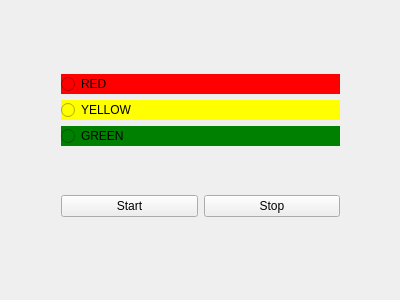
<?xml version="1.0" encoding="UTF-8"?>
<ui version="4.0">
 <class>Widget</class>
 <widget class="QWidget" name="Widget">
  <property name="geometry">
   <rect>
    <x>0</x>
    <y>0</y>
    <width>400</width>
    <height>300</height>
   </rect>
  </property>
  <property name="windowTitle">
   <string>Widget</string>
  </property>
  <widget class="QWidget" name="verticalLayoutWidget_2">
   <property name="geometry">
    <rect>
     <x>50</x>
     <y>20</y>
     <width>301</width>
     <height>251</height>
    </rect>
   </property>
   <layout class="QVBoxLayout" name="verticalLayout_2">
    <item>
     <layout class="QVBoxLayout" name="verticalLayout">
      <item>
       <widget class="QRadioButton" name="redButton">
        <property name="autoFillBackground">
         <bool>true</bool>
        </property>
        <property name="styleSheet">
         <string notr="true">background-color:red</string>
        </property>
        <property name="text">
         <string>RED</string>
        </property>
       </widget>
      </item>
      <item>
       <widget class="QRadioButton" name="yellowButton">
        <property name="autoFillBackground">
         <bool>false</bool>
        </property>
        <property name="styleSheet">
         <string notr="true">background-color:yellow</string>
        </property>
        <property name="text">
         <string>YELLOW</string>
        </property>
       </widget>
      </item>
      <item>
       <widget class="QRadioButton" name="greenButton">
        <property name="autoFillBackground">
         <bool>false</bool>
        </property>
        <property name="styleSheet">
         <string notr="true">background-color:green</string>
        </property>
        <property name="text">
         <string>GREEN</string>
        </property>
       </widget>
      </item>
     </layout>
    </item>
    <item>
     <layout class="QHBoxLayout" name="horizontalLayout">
      <item>
       <widget class="QPushButton" name="startButton">
        <property name="text">
         <string>Start</string>
        </property>
       </widget>
      </item>
      <item>
       <widget class="QPushButton" name="stopButton">
        <property name="text">
         <string>Stop</string>
        </property>
       </widget>
      </item>
     </layout>
    </item>
   </layout>
  </widget>
  <zorder>verticalLayoutWidget_2</zorder>
  <zorder>verticalLayoutWidget</zorder>
 </widget>
 <layoutdefault spacing="6" margin="11"/>
 <resources/>
 <connections/>
</ui>
